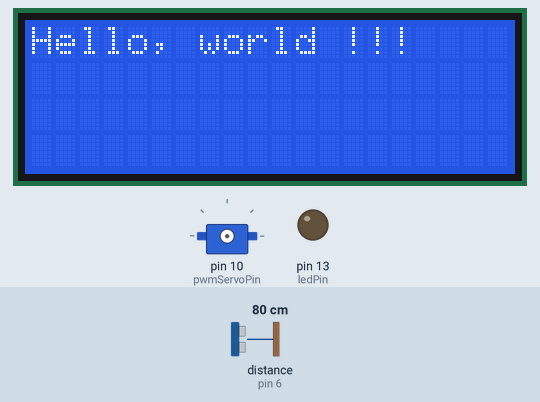
This sketch was run on a simulated Arduino Mega 2560, built with avr-gcc and run on an emulated ATmega2560. Parts: 20×4 character LCD, servo, output pins drawn as LEDs (lit = HIGH). Wiring (inferred from the names in the program): ultrasonic range finder: trigger pin 7; echo pin 6. The test bench sets the inputs (shaded band); at power-on: distance to the obstacle (sensor on pin 6) 80 cm. The echo pulse lasts 58.3 µs per cm; pins used as bus, display or sensor lines are not drawn; what the sketch prints to the serial monitor is not drawn.

Above: at 1.3 s.
At 5.4 s:
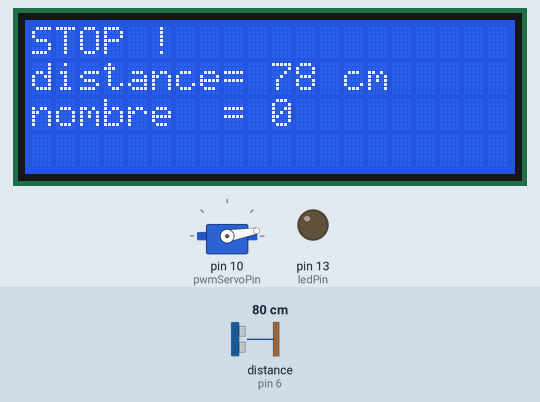
5.5 s: distance to the obstacle (sensor on pin 6) set to 32 cm
At 6.5 s:
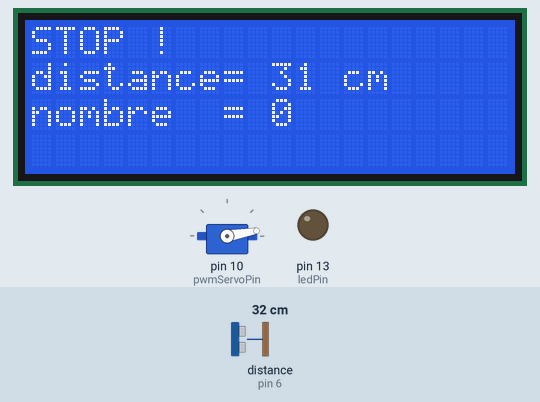
7.0 s: distance to the obstacle (sensor on pin 6) set to 28 cm
At 9.95 s:
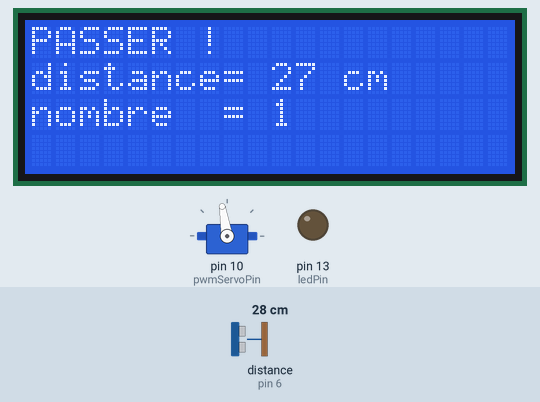
10.0 s: distance to the obstacle (sensor on pin 6) set to 103 cm
At 11.2 s:
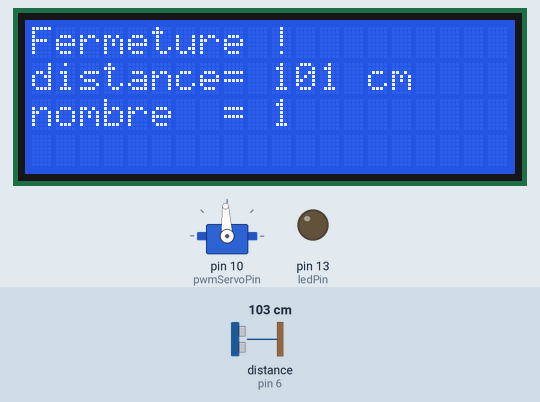
Timing chart, 0 to 14.3 s (numbered marks = the images above; inputs shaded):
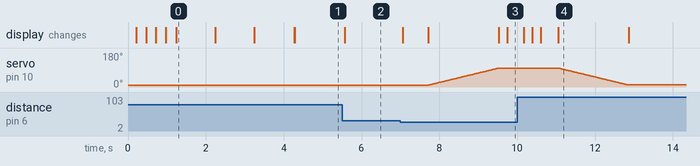

Measured:
- the behaviour switches between 31 and 30 cm on distance to the obstacle (sensor on pin 6) (found by bisection; images 2 and 3)
- after the input at 5.5 s, the display: changes after 0.07 s (image 2)
- after the input at 7.0 s, servo on pin 10 (pwmServoPin): moves from 10° to 99° over 1.8 s, starting after 0.73 s; the display: first changes after 0.06 s (image 3 shows a later state)
- after the input at 10.0 s, the display: first changes after 0.17 s (image 4 shows a later state)
- what the display in image 0 shows lasts 1.0 s, from 1.2 s to 2.2 s

The sketch:

tp9_arduino.ino
```cpp
/*******************ULTRASONS HC-SR04*************************
 *
 * Démonstration de l'utilisation du module à ultrasons HC-SR04
 * avec un Arduino. La distance mesurée par le module est affichée
 * sur le LCD.
 *
 * Connexions:
 *
 * Le module HC-SR04 ne comporte que 4 pins:
 *
 * VCC du HC-SR04 ---> 5V de l'Arduino Mega
 * Trig du HC-SR04 ---> digital 7 de l'Arduino
 * Echo du HC-SR04 ---> digital 6 de l'Arduino
 * GND du HC-SR04 ---> Gnd de l'Arduino
 *
 * source: http://electroniqueamateur.blogspot.com
 *
 **************************************************************/

// definition des connexions
int trigPin = 7;  // pin "trig" branchée dans le 7 de l'Arduino
int echoPin = 6;  // pin "echo" branchée dans le 6 de l'Arduino

/*******************LCD 2004 I2C*************************
* YourDuino.com Example Software Sketch
* 20 character 4 line I2C Display
* Backpack Interface labelled "YwRobot Arduino LCM1602 IIC V1"
* terry@yourduino.com
**************************************************************/

/*-----( Import needed libraries )-----*/
#include <Wire.h>  // Comes with Arduino IDE
// Get the LCD I2C Library here:
// https://bitbucket.org/fmalpartida/new-liquidcrystal/downloads
// Move any other LCD libraries to another folder or delete them
// See Library "Docs" folder for possible commands etc.
#include <LiquidCrystal_I2C.h>

#include <Servo.h>

/*-----( Declare objects )-----*/
// Connection YwRobot (LCD1602 I2C)
// Top to bottom:
// GND - GND
// VCC - 5V
// SDA - ANALOG Pin 4 Uno, Pin 20 Mega
// SCL - ANALOG pin 5 Uno, Pin 21 Mega
//
// set the LCD address to 0x27 for a 16 chars 2 line display
// Set the pins on the I2C chip used for LCD connections:
//                    addr, en,rw,rs,d4,d5,d6,d7,bl,blpol

LiquidCrystal_I2C lcd(0x27, 2, 1, 0, 4, 5, 6, 7, 3, POSITIVE);  // Set the LCD I2C address

int ledPin = 13;   // led pin 13

// servo
int pwmServoPin=10;
int servoval=0;
int sens=1;
Servo myservo;  // create servo object to control a servo

// Variables
int status = 0;
int nb = 0;
long mini = 30;
int action = 0;
int nbaction = 0;
char buf[16];
String stg = "";
int nbdetect = 0;

/*******************SETUP*************************/
void setup() {
  pinMode(echoPin, INPUT);
  pinMode(trigPin, OUTPUT);
  pinMode(ledPin, OUTPUT);
  digitalWrite(trigPin, LOW);

  // Open serial communications and wait for port to open:
  Serial.begin(9600);
  while (!Serial) {
    ; // wait for serial port to connect. Needed for Leonardo only
  }
  Serial.println("R");
  delay(150);

  lcd.begin(20,4);   // initialize the lcd for 20 chars 4 lines, turn on backlight

// ------- Quick 3 blinks of backlight  -------------
  for(int i = 0; i< 2; i++)
  {
    lcd.backlight();
    delay(250);
    lcd.noBacklight();
    delay(250);
  }
  lcd.backlight(); // finish with backlight on

//-------- Write characters on the display ------------------
// NOTE: Cursor Position: (CHAR, LINE) start at 0
  lcd.setCursor(0,0);
  lcd.print("Hello, world !!!");
  delay(1000);
  lcd.setCursor(0,1);
  lcd.print("ARDUINO!");
  delay(1000);
  lcd.clear();
  delay(1000);
  lcd.setCursor(0,0);
  lcd.print("STOP !");
  lcd.setCursor(0,1);
  lcd.print("distance=");
  lcd.setCursor(0,2);
  lcd.print("nombre  =");

  myservo.attach(pwmServoPin);  // attaches the servo on pin 10 to the servo object
  myservo.write(10);  // set servo to default position
}

/*******************MAIN LOOP*************************/
void loop() {
  long temps, distance;

  // Nous envoyons un signal haut d'une durée de 10 microsecondes, en sandwich
  // entre deux signaux bas.  Des ultrasons sont émis pendant que le signal est haut
  digitalWrite(trigPin, HIGH);
  delayMicroseconds(10);
  digitalWrite(trigPin, LOW);

  // Lors de la réception de l'écho, le module HC-SR04 émet
  // un signal logique haut (5 v) dont la durée est égale au
  // temps écoulé entre l'émission et la réception de l'ultrason.
  pinMode(echoPin, INPUT);
  temps = pulseIn(echoPin, HIGH);

  // Maintenant, nous convertissons la durée en distance
  // puisque la vitesse du son est de 340 m/s , le temps est en microsecondes
  // et les ultrasons parcourent le double de la distance  par rapport é  l'obstacle,
  // la distance en cm sera:
  distance = temps * 340/(2*10000);

  sprintf(buf, "%d", distance);
  lcd.setCursor(10,1);
  lcd.print(buf);
  lcd.print(" cm   ");

  sprintf(buf, "%d", nb);
  lcd.setCursor(10,2);
  lcd.print(buf);

  // lecture capteur ultrason
  if ( status == 0 ) {
    if ( distance < mini ) { // si détection
        nbdetect++;
        if (nbdetect > 3) { // si 3 détections consécutives
           if ( action == 0 ) { // Si Attente evenement
              status = 1;
              nb = nb + 1;
              lcd.setCursor(0,0);
              lcd.print("Ouverture !");
              action = 1; // Ouverture
              nbaction = 0;
              Serial.println("O");  // envoi "O" pour Orange pendant l'ouverture
           }
       }
    } else {
      nbdetect=0;
    }
  }

  // Action Ouverture
  if (action == 1 ) {
    for (int val = 10; val < 100; val++) {
      myservo.write(val);
      delay(20);
    }
    lcd.setCursor(0,0);
    lcd.print("PASSER !   ");
	// action=2 attendre la fin du passage
    action = 2;

    Serial.println("G");
  }

  // Attente fin de passage
  if (action == 2 ) {
    if ( distance > mini ) {
        nbaction = nbaction + 1;
        if ( nbaction > 4 ) {

              status = 0;
              lcd.setCursor(0,0);
              lcd.print("Fermeture !");
              action = 3;
              nbaction = 0;
              Serial.println("M");

        }

    }  else {
       nbaction=0;
    }
  }

  // Action Fermeture
  if (action == 3 ) {
    for (int val = 100; val > 10; val--) {
      myservo.write(val);
      delay(20);
    }
    lcd.setCursor(0,0);
    lcd.print("STOP !      ");
    action = 0;
    nbdetect = 0;
    Serial.println("R");
  }

  delay(200);

}
```
